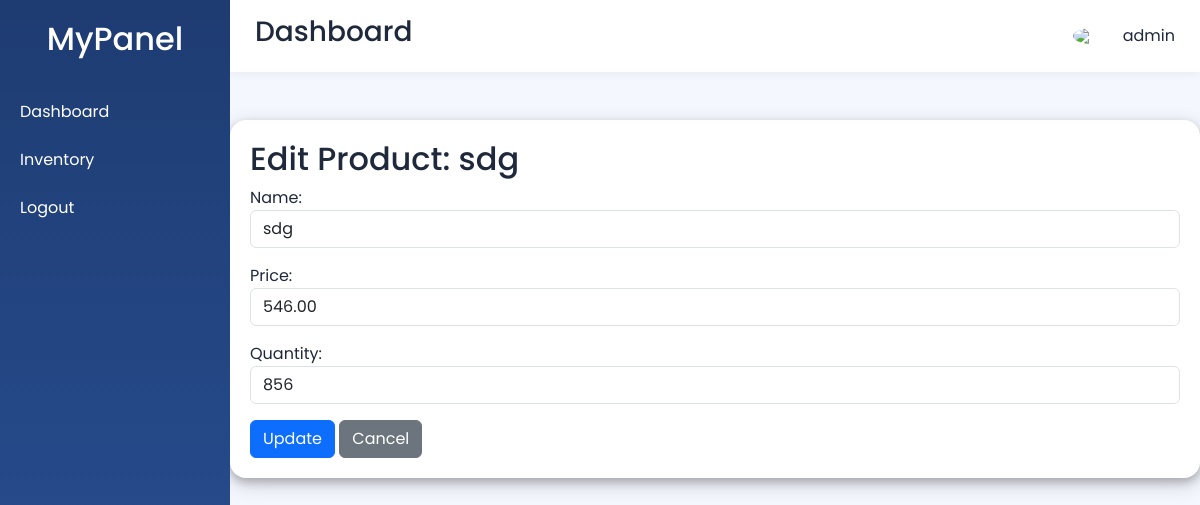
Screenshot of /edit/4/ (signed in) with the database file from the repository.
### login/models.py (models this page shows, shortened)
class Product(models.Model):
    name = models.CharField(max_length=100)
    price = models.DecimalField(max_digits=10, decimal_places=2)
    quantity = models.PositiveIntegerField()

### login/views.py (the view)
# urls.py: path('edit/<int:pk>/', views.edit_product, name='edit_product'),
def edit_product(request, pk):
    if not request.user.is_authenticated:
        return redirect("login")
    product = get_object_or_404(Product, pk=pk)
    if request.method == 'POST':
        form = ProductForm(request.POST, instance=product)
        if form.is_valid():
            form.save()
            messages.success(request, f"Product '{form.cleaned_data['name']}' updated successfully!")
            return redirect('product')
    else:
        form = ProductForm(instance=product)
    return render(request, 'edit_product.html', {'form': form, 'product': product})

### login/forms.py
class ProductForm(forms.ModelForm):
    class Meta:
        model = Product
        fields = ['name', 'price', 'quantity']
        widgets = {
            'name': forms.TextInput(attrs={
                'class': 'form-control',
                'placeholder': 'Enter product name',
            }),
            'price': forms.NumberInput(attrs={
                'class': 'form-control',
                'placeholder': 'Enter Price',
                'step': '0.01',
            }),
            'quantity': forms.NumberInput(attrs={
                'class': 'form-control',
                'placeholder': 'Enter Quantity',
                'min': '0',
            }),
        }

### login/templates/edit_product.html (shortened to what this page needs)
{% load static %}
<!DOCTYPE html>
<html>
<head>
    <link rel="stylesheet" href="https://cdnjs.cloudflare.com/ajax/libs/font-awesome/6.5.0/css/all.min.css">
    <link href="https://cdn.jsdelivr.net/npm/bootstrap@5.3.3/dist/css/bootstrap.min.css" rel="stylesheet">
    <link rel="stylesheet" href="{% static 'css/inventory.css' %}">
</head>
<body>
<div class="sidebar">
    <h2>MyPanel</h2>
    <a href="{% url 'dashboard' %}">Dashboard</a>
    <a href="{% url 'product' %}">Inventory</a>
    <a href="/logout/">Logout</a>
</div>
<div class="main">
    <div class="topbar">
        <h3>Dashboard</h3>
        <div class="profile">
            <img src="https://cdn-icons-png.flaticon.com/512/149/149071.png">
            {{ request.user.username }}
        </div>
    </div>
    <div class="container mt-5">
        <h2>Edit Product: {{ product.name }}</h2>
        <form method="post">
            {{ form.as_p }}
            <button type="submit" class="btn btn-primary">Update</button>
            <a href="{% url 'product' %}" class="btn btn-secondary">Cancel</a>
        </form>
    </div>
</div>
</body>
</html>

### login/static/css/inventory.css (style rules this page uses)
* { margin: 0; padding: 0; box-sizing: border-box; }
body { font-family: 'Inter', system-ui, -apple-system, sans-serif; background: linear-gradient(135deg, #f0f4f8 0%, #e2e8f0 100%); min-height: 100vh; padding: 2.5rem 1rem; color: #1e293b; }
.container { max-width: 1100px; margin: 20px auto 0; padding: 20px; background: white; border-radius: 16px; box-shadow: 0 10px 30px rgba(0, 0, 0, 0.08); overflow: hidden; box-shadow: 0 4px 8px 0 rgba(0, 0, 0, 0.2), 0 6px 20px 0 rgba(0, 0, 0, 0.19); }

### login/templates/edit_product.html (style rules this page uses)
body { margin: 0; padding: 0; font-family: 'Poppins', sans-serif; display: flex; background: #f4f7fe; }
.sidebar { width: 230px; height: 100vh; background: linear-gradient(to bottom, #1e3c72, #2a5298); color: white; position: fixed; padding-top: 20px; }
.sidebar h2 { text-align: center; margin-bottom: 30px; }
.sidebar a { display: block; padding: 12px 20px; color: white; text-decoration: none; transition: 0.3s; }
.main { margin-left: 230px; width: 100%; }
.topbar { background: white; padding: 15px 25px; display: flex; justify-content: space-between; align-items: center; box-shadow: 0 2px 10px rgba(0,0,0,0.05); }
.profile { display: flex; align-items: center; }
.profile img { width: 40px; border-radius: 50%; margin-right: 10px; }

### rows the page displays
Product: name "sdg", price "546.00", quantity "856"

### other values shown
{{ request.user.username }} "admin"
